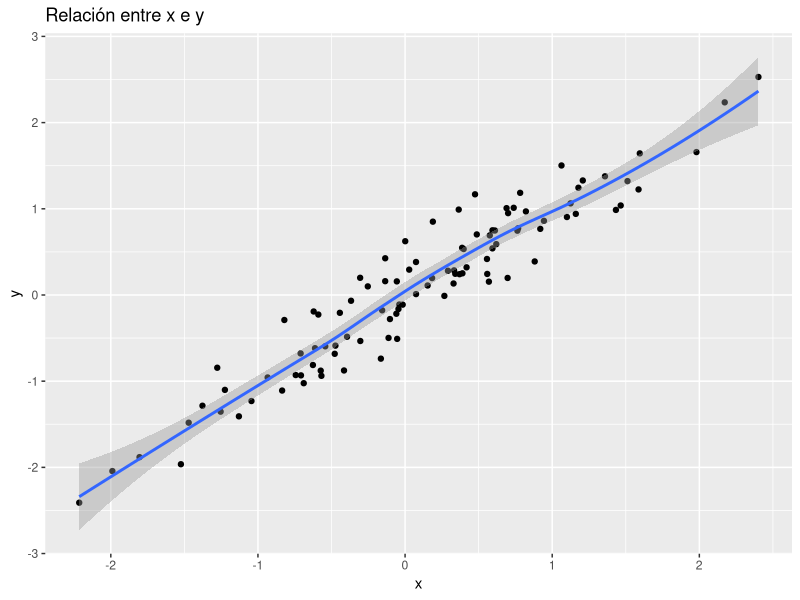

Here is the R script that generated this plot:
## ---- chunk 1
corr <- function(x, y){
  n <- length(x)
  res<-(sum(x*y)-sum(x)*sum(y)/n)/(sqrt(sum(x^2)-(sum(x)^2)/n)*sqrt(sum(y^2)-(sum(y)^2)/n))
  return(res)
  }
## ---- chunk 2
library(ggplot2)
set.seed(1)
n <- 100
x <- rnorm(n)
y <- x+rnorm(n)*0.3

datos<-as.data.frame(cbind(x,y))
## ---- chunk 3
print(as.data.frame(t(datos)))
ggplot(datos, aes(x, y) ) +
  geom_point() + geom_smooth(method = "loess") + 
  ggtitle("Relación entre x e y")
## ---- chunk 4
set.seed(1)

n <- 100
x <- rnorm(n)
y <- x + rnorm(n) * 0.3

resultado <- corr(x,y)
resultado
